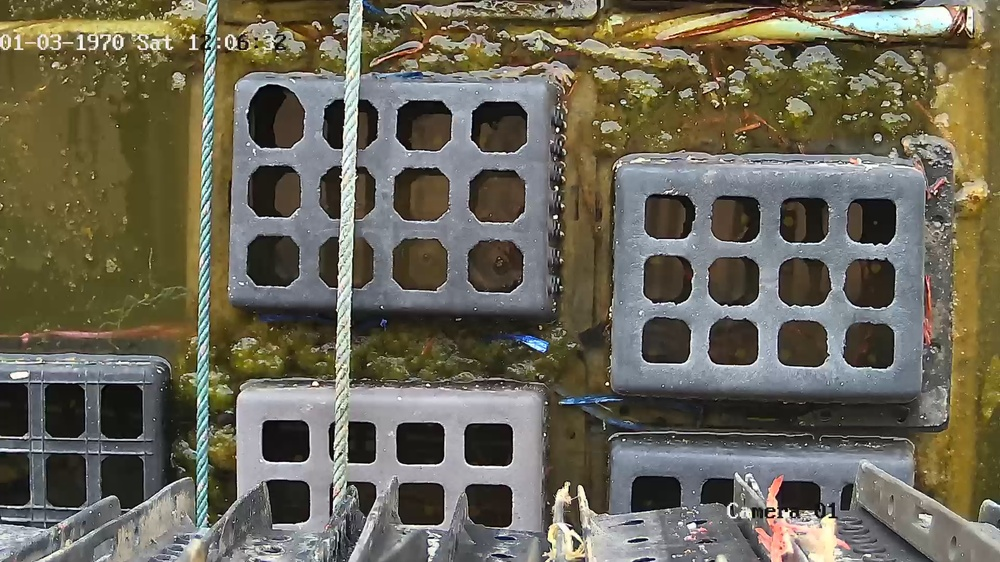
#> input picture images/1710384758.6943724.jpg, 1000 x 562 px, shrunk from 1920 x 1080 before the run; its folder holds only this picture in this run
$ jupyter execute test.ipynb
#> lines starting #> are read from the running program, lines starting #| are printed output that depends on the picture
[cell 1]
import numpy as np
import pandas as pd
import PIL as pil
import matplotlib.pyplot as plt

[cell 2]
import os

[cell 3]
image_name = os.listdir('images')

[cell 4]
import cv2

b, g, r = cv2.imread('images/' + image_name[0], 1)[:,:,0], cv2.imread('images/' + image_name[0], 1)[:,:,1], cv2.imread('images/' + image_name[0], 1)[:,:,2]
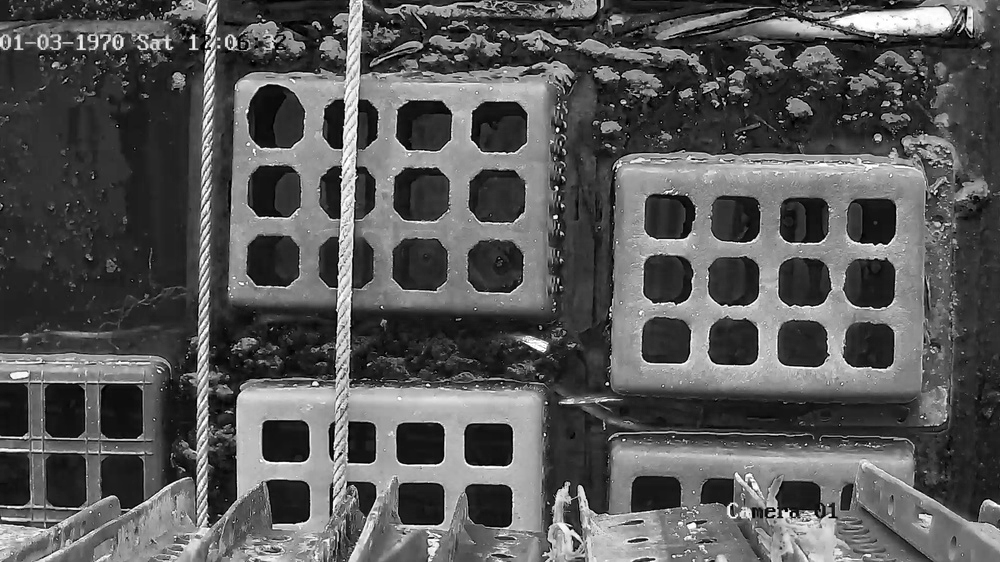
#> b: shape (562, 1000); min 0, max 255, mean 87.3
#> g: shape (562, 1000); min 0, max 255, mean 102.8
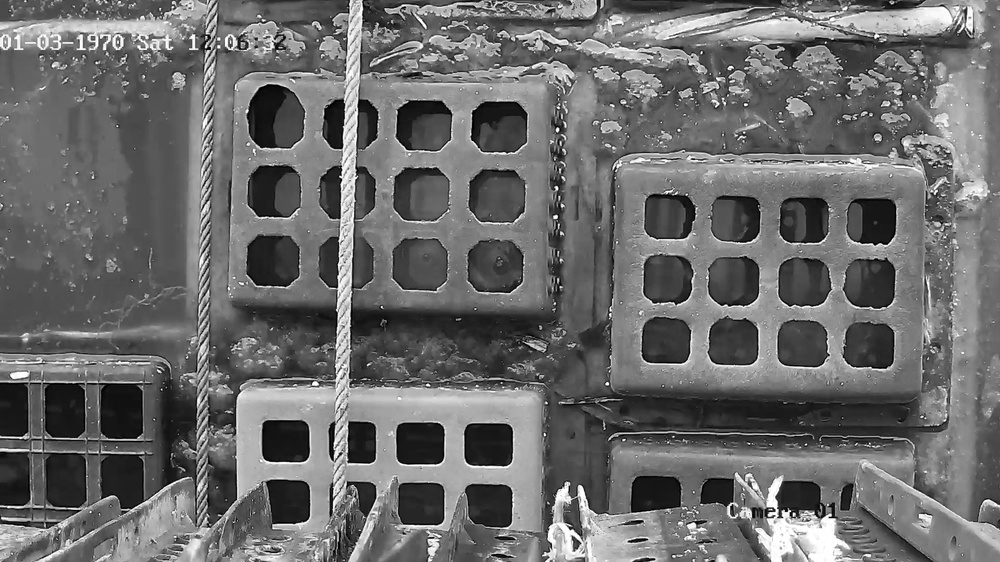
#> r: shape (562, 1000); min 0, max 255, mean 107.2

[cell 5]
# Create histograms
plt.figure(figsize=(10, 4))

plt.subplot(131)
plt.hist(r.ravel(), 256, [0,256])
plt.title('Red')

plt.subplot(132)
plt.hist(g.ravel(), 256, [0,256])
plt.title('Green')

plt.subplot(133)
plt.hist(b.ravel(), 256, [0,256])
plt.title('Blue')

plt.show()
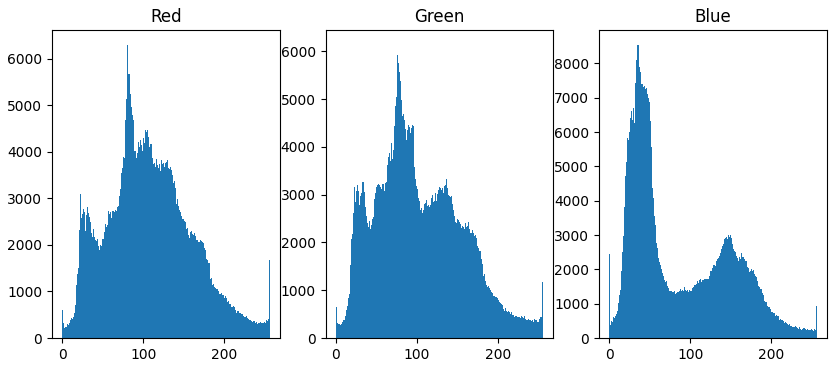
#> figure drawn by matplotlib, 3 panels; panel 1: tallest bar 6297 high, from x = 80 to 81; panel 2: tallest bar 6137 high, from x = 75 to 76; panel 3: tallest bar 8548 high, from x = 35 to 36

[cell 6]
# get 70th percentile
r_70 = np.percentile(r, 70)
#> r_70 = 132
r_70
#> Out = 132

[cell 7]
# plot blue channel
plt.imshow(b, cmap='gray')

[cell 8]
# plot 80th percentile of blue channel
# plot blue channel
plt.subplot(1, 2, 1)
plt.imshow(b > np.percentile(b, 70), cmap='gray')

# plot 80th percentile of blue channel
plt.subplot(1, 2, 2)
plt.imshow(b > np.percentile(b, 80), cmap='gray')
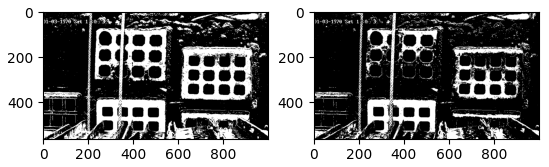
#> figure drawn by matplotlib, 2 panels

[cell 9]
b_box, g_box, r_box = cv2.imread('test_box.png', 1)[:,:,0], cv2.imread('images/' + image_name[0], 1)[:,:,1], cv2.imread('images/' + image_name[0], 1)[:,:,2]
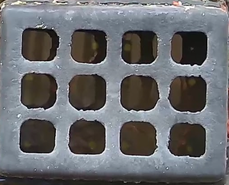
#> input picture test_box.png, 229 x 185 px, shrunk from 439 x 355 before the run
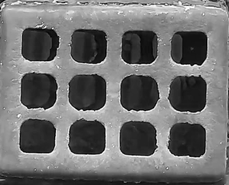
#> b_box: shape (185, 229); min 0, max 255, mean 110.8


# plot blue channel
plt.subplot(1, 2, 1)
plt.imshow(b_box > np.percentile(b_box, 70), cmap='gray')

# plot 80th percentile of blue channel
plt.subplot(1, 2, 2)
plt.imshow(b_box > np.percentile(b_box, 80), cmap='gray')
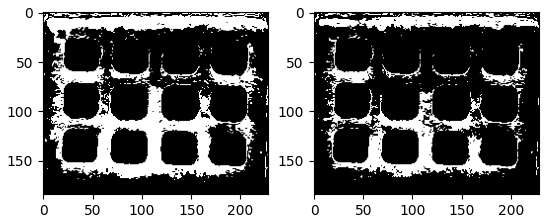
#> figure drawn by matplotlib, 2 panels

[cell 10]
b_water, g_water, r_water = cv2.imread('test_water.png', 1)[:,:,0], cv2.imread('images/' + image_name[0], 1)[:,:,1], cv2.imread('images/' + image_name[0], 1)[:,:,2]
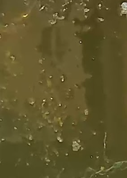
#> input picture test_water.png, 127 x 178 px, shrunk from 244 x 341 before the run
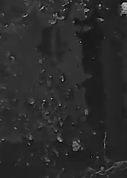
#> b_water: shape (178, 127); min 0, max 210, mean 43

[cell 11]
# plot blue channel

plt.imshow(b_water > np.percentile(b, 70), cmap='gray')
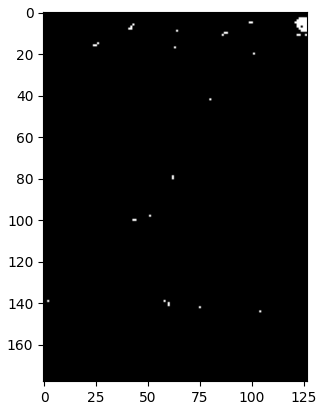
#> figure drawn by matplotlib, 1 panel
